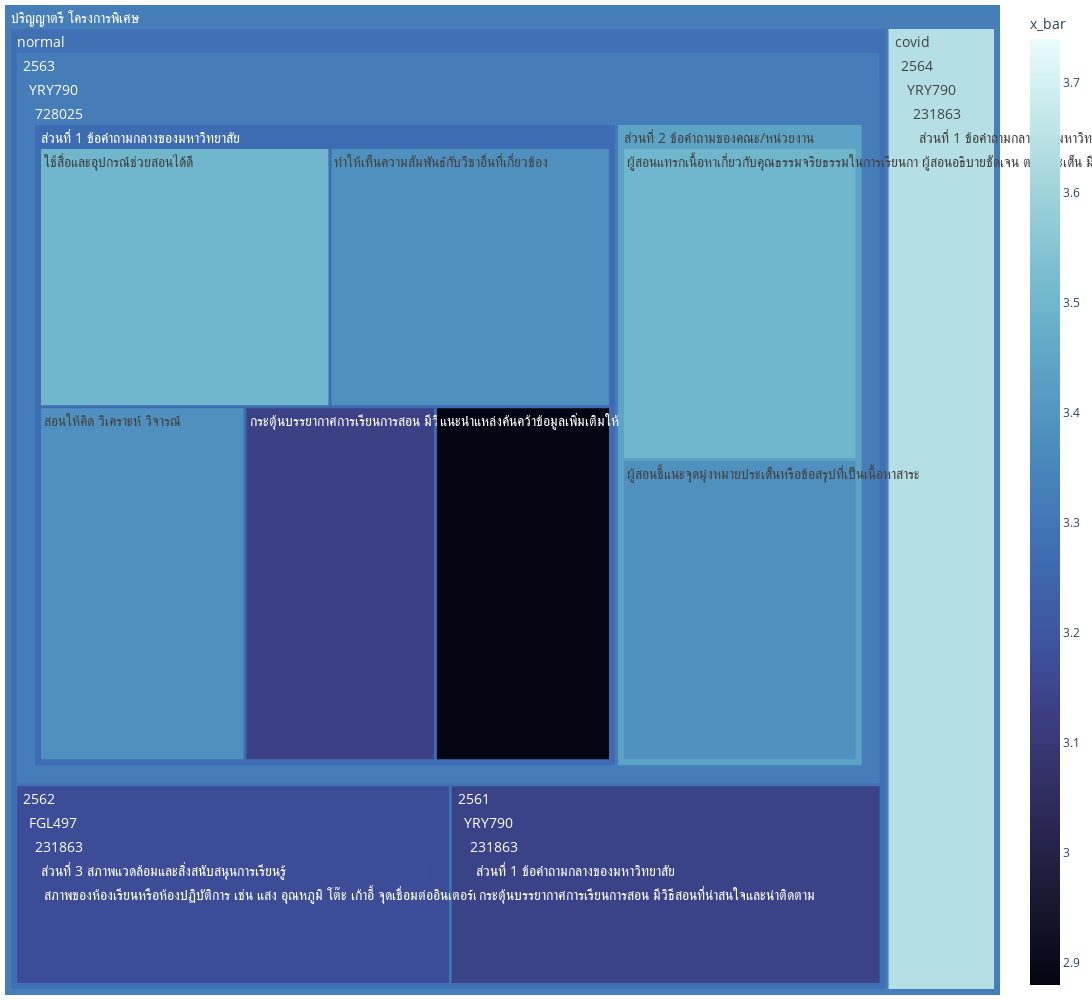

Notebook source saved alongside this figure:
### Markdown cell above
**สาเหตุ**
* เพื่อแสดงความแตกต่างระหว่าง คะแนนเฉลี่ยต่อปี และ สถานการณ์ กับ คะแนนเฉลี่ยของแต่ละวิชา

### Code cell
fig = px.treemap(outliner , path=[ 'degree' ,'situation','year','subject','section' , 'topic' , 'ข้อคำถาม' ] , values='x_bar' ,  color='x_bar', hover_data=['x_bar'],
                  color_continuous_scale= 'ice',
                  color_continuous_midpoint=np.average(outliner['x_bar']) ,
                  width=2000, height=1000)


fig.update_layout(margin = dict(t=5, l=5, r=5, b=5))
fig.update_layout({
'plot_bgcolor':'rgba(0, 0, 0, 0)',
'paper_bgcolor': 'rgba(0, 0, 0, 0)'
})
fig.update_traces(textinfo = 'label')
fig.update_layout(uniformtext=dict(minsize=14, mode='show'))
fig.show()

### Figure 1 — Plotly figure (JSON) as saved in the notebook; plotly's stock layout.template omitted (floating-point values rounded to 4 significant figures)
{"data": [{"branchvalues": "total", "customdata": [[3.14, 3.14], [3.13, 3.13], [3.38, 3.38], [3.38, 3.38], [3.64, 3.64], [3.5, 3.5], [3.17, 3.17], [3.38, 3.38], [2.88, 2.88], [3.5, 3.5], [3.14, 3.14], [3.64, 3.64], [3.269, 3.269], [3.441, 3.441], [3.17, 3.17], [3.17, 3.17], [3.14, 3.14], [3.64, 3.64], [3.32, 3.32], [3.17, 3.17], [3.14, 3.14], [3.32, 3.32], [3.64, 3.64], [3.14, 3.14], [3.17, 3.17], [3.32, 3.32], [3.64, 3.64], [3.64, 3.64], [3.285, 3.285], [3.324, 3.324]], "domain": {"x": [0, 1], "y": [0, 1]}, "hovertemplate": "labels=%{label}<br>x_bar_sum=%{value}<br>parent=%{parent}<br>id=%{id}<br>x_bar=%{color}<extra></extra>", "ids": ["ปริญญาตรี โครงการพิเศษ/normal/2561/YRY790/231863/ส่วนที่ 1 ข้อคำถามกลางของมหาวิทยาลัย/กระตุ้นบรรยากาศการเรียนการสอน มีวิธีสอนที่น่าสนใจและน่าติดตาม", "ปริญญาตรี โครงการพิเศษ/normal/2563/YRY790/728025/ส่วนที่ 1 ข้อคำถามกลางของมหาวิทยาลัย/กระตุ้นบรรยากาศการเรียนการสอน มีวิธีสอนที่น่าสนใจและน่าติดตาม", "ปริญญาตรี โครงการพิเศษ/normal/2563/YRY790/728025/ส่วนที่ 1 ข้อคำถามกลางของมหาวิทยาลัย/ทำให้เห็นความสัมพันธ์กับวิชาอื่นที่เกี่ยวข้อง", "ปริญญาตรี โครงการพิเศษ/normal/2563/YRY790/728025/ส่วนที่ 2 ข้อคำถามของคณะ/หน่วยงาน/ผู้สอนชี้แนะจุดมุ่งหมายประเด็นหรือข้อสรุปที่เป็นเนื้อหาสาระสำคัญ", "ปริญญาตรี โครงการพิเศษ/covid/2564/YRY790/231863/ส่วนที่ 1 ข้อคำถามกลางของมหาวิทยาลัย/ผู้สอนอธิบายชัดเจน ตรงประเด็น มีการยกตัวอย่างประกอบให้เข้าใจง่าย และมีการใช้สื่อการสอนที่สามารถเชื่อมโยงกับเนื้อหาที่สอนให้ผู้เรียนเกิดการเรียนรู้ได้ดีขึ้น", "ปริญญาตรี โครงการพิเศษ/normal/2563/YRY790/728025/ส่วนที่ 2 ข้อคำถามของคณะ/หน่วยงาน/ผู้สอนแทรกเนื้อหาเกี่ยวกับคุณธรรมจริยธรรมในการเรียนการสอน", "ปริญญาตรี โครงการพิเศษ/normal/2562/FGL497/231863/ส่วนที่ 3 สภาพแวดล้อมและสิ่งสนับสนุนการเรียนรู้/สภาพของห้องเรียนหรือห้องปฏิบัติการ เช่น แสง อุณหภูมิ โต๊ะ เก้าอี้ จุดเชื่อมต่ออินเตอร์เน็ตไร้สายบริการ ฯลฯ มีความเหมาะสมและคุณภาพพร้อมใช้งาน", "ปริญญาตรี โครงการพิเศษ/normal/2563/YRY790/728025/ส่วนที่ 1 ข้อคำถามกลางของมหาวิทยาลัย/สอนให้คิด วิเคราะห์ วิจารณ์", "ปริญญาตรี โครงการพิเศษ/normal/2563/YRY790/728025/ส่วนที่ 1 ข้อคำถามกลางของมหาวิทยาลัย/แนะนำแหล่งค้นคว้าข้อมูลเพิ่มเติมให้", "ปริญญาตรี โครงการพิเศษ/normal/2563/YRY790/728025/ส่วนที่ 1 ข้อคำถามกลางของมหาวิทยาลัย/ใช้สื่อและอุปกรณ์ช่วยสอนได้ดี", "ปริญญาตรี โครงการพิเศษ/normal/2561/YRY790/231863/ส่วนที่ 1 ข้อคำถามกลางของมหาวิทยาลัย", "ปริญญาตรี โครงการพิเศษ/covid/2564/YRY790/231863/ส่วนที่ 1 ข้อคำถามกลางของมหาวิทยาลัย", "ปริญญาตรี โครงการพิเศษ/normal/2563/YRY790/728025/ส่วนที่ 1 ข้อคำถามกลางของมหาวิทยาลัย", "ปริญญาตรี โครงการพิเศษ/normal/2563/YRY790/728025/ส่วนที่ 2 ข้อคำถามของคณะ/หน่วยงาน", "ปริญญาตรี โครงการพิเศษ/normal/2562/FGL497/231863/ส่วนที่ 3 สภาพแวดล้อมและสิ่งสนับสนุนการเรียนรู้", "ปริญญาตรี โครงการพิเศษ/normal/2562/FGL497/231863", "ปริญญาตรี โครงการพิเศษ/normal/2561/YRY790/231863", "ปริญญาตรี โครงการพิเศษ/covid/2564/YRY790/231863", "ปริญญาตรี โครงการพิเศษ/normal/2563/YRY790/728025", "ปริญญาตรี โครงการพิเศษ/normal/2562/FGL497", "ปริญญาตรี โครงการพิเศษ/normal/2561/YRY790", "ปริญญาตรี โครงการพิเศษ/normal/2563/YRY790", "ปริญญาตรี โครงการพิเศษ/covid/2564/YRY790", "ปริญญาตรี โครงการพิเศษ/normal/2561", "ปริญญาตรี โครงการพิเศษ/normal/2562", "ปริญญาตรี โครงการพิเศษ/normal/2563", "ปริญญาตรี โครงการพิเศษ/covid/2564", "ปริญญาตรี โครงการพิเศษ/covid", "ปริญญาตรี โครงการพิเศษ/normal", "ปริญญาตรี โครงการพิเศษ"], "labels": ["กระตุ้นบรรยากาศการเรียนการสอน มีวิธีสอนที่น่าสนใจและน่าติดตาม", "กระตุ้นบรรยากาศการเรียนการสอน มีวิธีสอนที่น่าสนใจและน่าติดตาม", "ทำให้เห็นความสัมพันธ์กับวิชาอื่นที่เกี่ยวข้อง", "ผู้สอนชี้แนะจุดมุ่งหมายประเด็นหรือข้อสรุปที่เป็นเนื้อหาสาระสำคัญ", "ผู้สอนอธิบายชัดเจน ตรงประเด็น มีการยกตัวอย่างประกอบให้เข้าใจง่าย และมีการใช้สื่อการสอนที่สามารถเชื่อมโยงกับเนื้อหาที่สอนให้ผู้เรียนเกิดการเรียนรู้ได้ดีขึ้น", "ผู้สอนแทรกเนื้อหาเกี่ยวกับคุณธรรมจริยธรรมในการเรียนการสอน", "สภาพของห้องเรียนหรือห้องปฏิบัติการ เช่น แสง อุณหภูมิ โต๊ะ เก้าอี้ จุดเชื่อมต่ออินเตอร์เน็ตไร้สายบริการ ฯลฯ มีความเหมาะสมและคุณภาพพร้อมใช้งาน", "สอนให้คิด วิเคราะห์ วิจารณ์", "แนะนำแหล่งค้นคว้าข้อมูลเพิ่มเติมให้", "ใช้สื่อและอุปกรณ์ช่วยสอนได้ดี", "ส่วนที่ 1 ข้อคำถามกลางของมหาวิทยาลัย", "ส่วนที่ 1 ข้อคำถามกลางของมหาวิทยาลัย", "ส่วนที่ 1 ข้อคำถามกลางของมหาวิทยาลัย", "ส่วนที่ 2 ข้อคำถามของคณะ/หน่วยงาน", "ส่วนที่ 3 สภาพแวดล้อมและสิ่งสนับสนุนการเรียนรู้", "231863", "231863", "231863", "728025", "FGL497", "YRY790", "YRY790", "YRY790", "2561", "2562", "2563", "2564", "covid", "normal", "ปริญญาตรี โครงการพิเศษ"], "marker": {"coloraxis": "coloraxis", "colors": [3.14, 3.13, 3.38, 3.38, 3.64, 3.5, 3.17, 3.38, 2.88, 3.5, 3.14, 3.64, 3.269, 3.441, 3.17, 3.17, 3.14, 3.64, 3.32, 3.17, 3.14, 3.32, 3.64, 3.14, 3.17, 3.32, 3.64, 3.64, 3.285, 3.324]}, "name": "", "parents": ["ปริญญาตรี โครงการพิเศษ/normal/2561/YRY790/231863/ส่วนที่ 1 ข้อคำถามกลางของมหาวิทยาลัย", "ปริญญาตรี โครงการพิเศษ/normal/2563/YRY790/728025/ส่วนที่ 1 ข้อคำถามกลางของมหาวิทยาลัย", "ปริญญาตรี โครงการพิเศษ/normal/2563/YRY790/728025/ส่วนที่ 1 ข้อคำถามกลางของมหาวิทยาลัย", "ปริญญาตรี โครงการพิเศษ/normal/2563/YRY790/728025/ส่วนที่ 2 ข้อคำถามของคณะ/หน่วยงาน", "ปริญญาตรี โครงการพิเศษ/covid/2564/YRY790/231863/ส่วนที่ 1 ข้อคำถามกลางของมหาวิทยาลัย", "ปริญญาตรี โครงการพิเศษ/normal/2563/YRY790/728025/ส่วนที่ 2 ข้อคำถามของคณะ/หน่วยงาน", "ปริญญาตรี โครงการพิเศษ/normal/2562/FGL497/231863/ส่วนที่ 3 สภาพแวดล้อมและสิ่งสนับสนุนการเรียนรู้", "ปริญญาตรี โครงการพิเศษ/normal/2563/YRY790/728025/ส่วนที่ 1 ข้อคำถามกลางของมหาวิทยาลัย", "ปริญญาตรี โครงการพิเศษ/normal/2563/YRY790/728025/ส่วนที่ 1 ข้อคำถามกลางของมหาวิทยาลัย", "ปริญญาตรี โครงการพิเศษ/normal/2563/YRY790/728025/ส่วนที่ 1 ข้อคำถามกลางของมหาวิทยาลัย", "ปริญญาตรี โครงการพิเศษ/normal/2561/YRY790/231863", "ปริญญาตรี โครงการพิเศษ/covid/2564/YRY790/231863", "ปริญญาตรี โครงการพิเศษ/normal/2563/YRY790/728025", "ปริญญาตรี โครงการพิเศษ/normal/2563/YRY790/728025", "ปริญญาตรี โครงการพิเศษ/normal/2562/FGL497/231863", "ปริญญาตรี โครงการพิเศษ/normal/2562/FGL497", "ปริญญาตรี โครงการพิเศษ/normal/2561/YRY790", "ปริญญาตรี โครงการพิเศษ/covid/2564/YRY790", "ปริญญาตรี โครงการพิเศษ/normal/2563/YRY790", "ปริญญาตรี โครงการพิเศษ/normal/2562", "ปริญญาตรี โครงการพิเศษ/normal/2561", "ปริญญาตรี โครงการพิเศษ/normal/2563", "ปริญญาตรี โครงการพิเศษ/covid/2564", "ปริญญาตรี โครงการพิเศษ/normal", "ปริญญาตรี โครงการพิเศษ/normal", "ปริญญาตรี โครงการพิเศษ/normal", "ปริญญาตรี โครงการพิเศษ/covid", "ปริญญาตรี โครงการพิเศษ", "ปริญญาตรี โครงการพิเศษ", ""], "textinfo": "label", "type": "treemap", "values": [3.14, 3.13, 3.38, 3.38, 3.64, 3.5, 3.17, 3.38, 2.88, 3.5, 3.14, 3.64, 16.27, 6.88, 3.17, 3.17, 3.14, 3.64, 23.15, 3.17, 3.14, 23.15, 3.64, 3.14, 3.17, 23.15, 3.64, 3.64, 29.46, 33.1]}], "layout": {"coloraxis": {"cmid": 3.31, "colorbar": {"title": {"text": "x_bar"}}, "colorscale": [[0, "rgb(3, 5, 18)"], [0.09091, "rgb(25, 25, 51)"], [0.1818, "rgb(44, 42, 87)"], [0.2727, "rgb(58, 60, 125)"], [0.3636, "rgb(62, 83, 160)"], [0.4545, "rgb(62, 109, 178)"], [0.5455, "rgb(72, 134, 187)"], [0.6364, "rgb(89, 159, 196)"], [0.7273, "rgb(114, 184, 205)"], [0.8182, "rgb(149, 207, 216)"], [0.9091, "rgb(192, 229, 232)"], [1, "rgb(234, 252, 253)"]]}, "height": 1000, "legend": {"tracegroupgap": 0}, "margin": {"b": 5, "l": 5, "r": 5, "t": 5}, "paper_bgcolor": "rgba(0, 0, 0, 0)", "plot_bgcolor": "rgba(0, 0, 0, 0)", "uniformtext": {"minsize": 14, "mode": "show"}, "width": 2000}}
